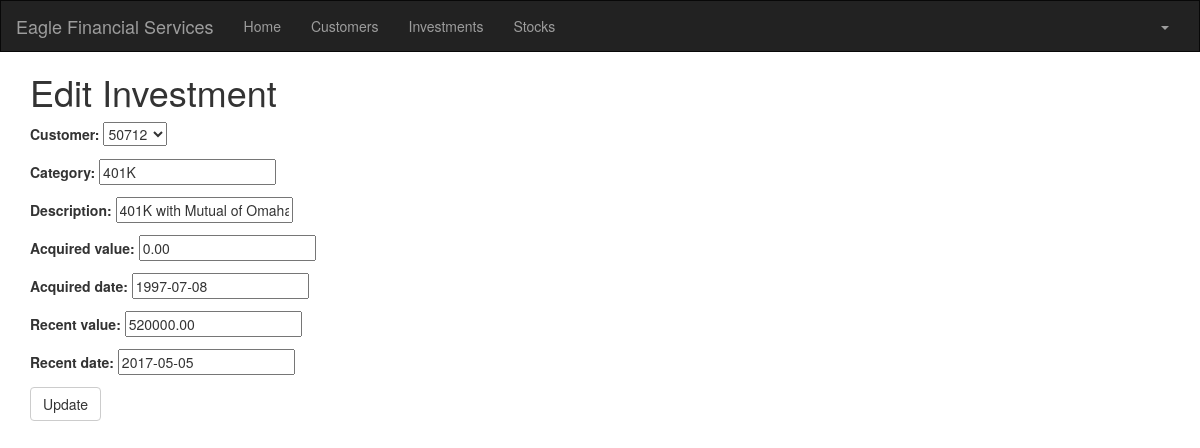
The page /investment/1/edit/ (signed in) on the database its author committed.
### portfolio/models.py (models this page shows, shortened)
class Investment(models.Model):
    customer = models.ForeignKey(Customer, related_name='investments')
    category = models.CharField(max_length=50)
    description = models.CharField(max_length=200)
    acquired_value = models.DecimalField(max_digits=10, decimal_places=2)
    acquired_date = models.DateField(default=timezone.now)
    recent_value = models.DecimalField(max_digits=10, decimal_places=2)
    recent_date = models.DateField(default=timezone.now, blank=True, null=True)

### portfolio/views.py (the view)
# urls.py: url(r'^investment/(?P<pk>\d+)/edit/$', views.investment_edit, name='investment_edit'),
@login_required
def investment_edit(request, pk):
   investment = get_object_or_404(Investment, pk=pk)
   if request.method == "POST":
       form = InvestmentForm(request.POST, instance=investment)
       if form.is_valid():
           investment = form.save()
           investment.updated_date = timezone.now()
           investment.save()
           investments = Investment.objects.filter(purchase_date__lte=timezone.now())
           return render(request, 'portfolio/investment_list.html', {'investments': investments})
   else:
       form = InvestmentForm(instance=investment)
   return render(request, 'portfolio/investment_edit.html', {'form': form})

### portfolio/forms.py
class InvestmentForm(forms.ModelForm):
    class Meta:
        model = Investment
        fields = (
            'customer', 'category', 'description', 'acquired_value', 'acquired_date', 'recent_value',
            'recent_date',)

### portfolio/models.py (called while the page is built)
    def __str__(self):
        return str(self.cust_number)

### portfolio/templates/portfolio/investment_edit.html
{% extends 'portfolio/base.html' %}
{% block content %}
    <h1>Edit Investment</h1>
    <form method="POST" class="investment-form">{% csrf_token %}
        {{ form.as_p }}
        <button type="submit" class="save btn btn-default">Update</button>
    </form>
{% endblock %}

### rows shown on the page
Investment: customer "50712", category "401K", description "401K with Mutual of Omaha", acquired_value "0.00", acquired_date "1997-07-08", recent_value "520000.00", recent_date "2017-05-05"
